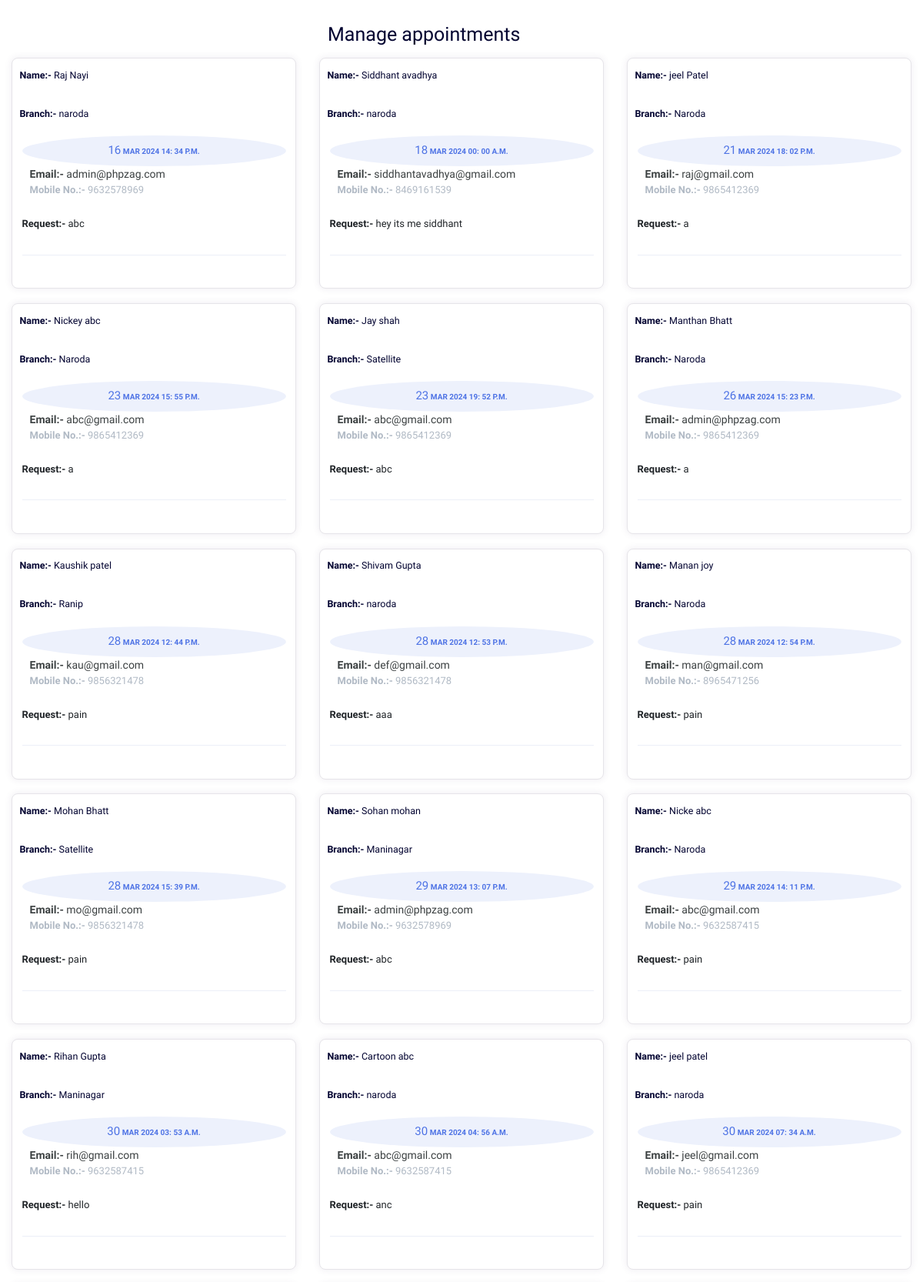
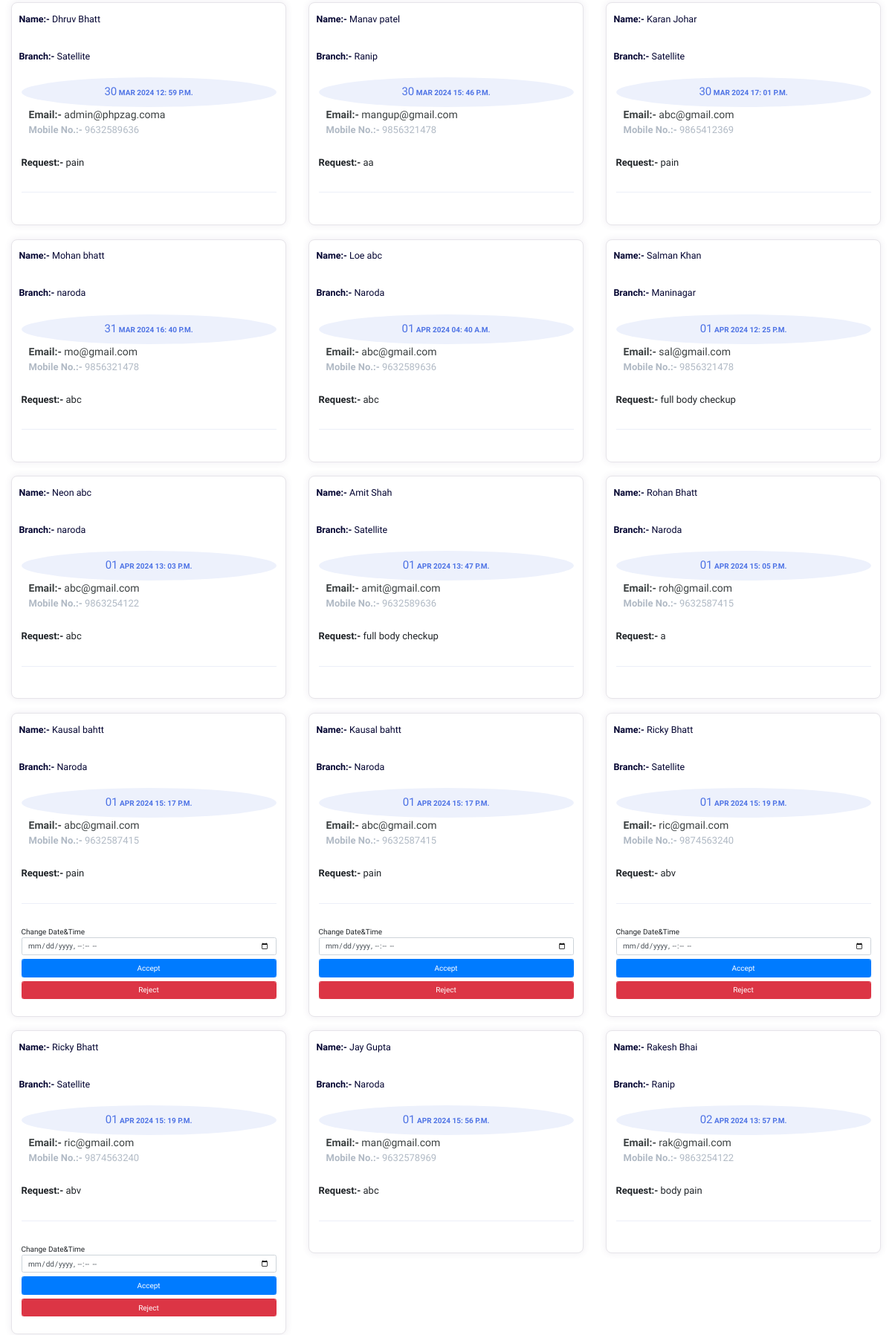
Screenshot of /manage-appointment/ (signed in, upper part) with the database file from the repository (2 pictures, top to bottom).
### Home/models.py (models this page shows, shortened)
class Appointment(models.Model):
    first_name= models.CharField(max_length=50)
    last_name= models.CharField(max_length=50)
    email= models.CharField(max_length=50)
    phone= models.CharField(max_length=50)
    request= models.TextField(blank=True)
    sent_date = models.DateTimeField()
    branch = models.CharField(max_length=50, choices=branch, default='naroda')
    accepted = models.BooleanField(default=False)
    accepted_date =models.DateTimeField(_("Date"), default=datetime.today)
    rejected=models.BooleanField(default=False)
    rejected_date =models.DateTimeField(_("Date"), default=datetime.today)
    class Meta:
        ordering = ["sent_date"]

### Home/views.py (the view)
# urls.py: path('manage-appointment/', views.ManageAppointmentTemplateView.as_view(), name='manage-appointment'),
class ManageAppointmentTemplateView(LoginRequiredMixin, ListView):
    template_name = "manage-appointments.html"
    model = Appointment
    context_object_name = "appointments"
    paginate_by = 3
    '''
    def post(self, request, *args, **kwargs):
        sent_date = request.POST.get("sent_date")
        appointment_id= request.POST.get("appointment-id")
        appointment = Appointment.objects.get(id=appointment_id)
        appointment.accepted = True
        appointment.accepted_date= datetime.now()
        appointment.save()

        data = {
            "fname": appointment.first_name,
            "sent_date": sent_date,
        }

        message = render_to_string('email.html', data)

        send_mail(
            "About your appointment",
            message,
            settings.EMAIL_HOST_USER,
            ['websitemycare@gmail.com'],
            html_message=message,
        )

        messages.add_message(request, messages.SUCCESS, f"{date}")
        return HttpResponseRedirect(request.path)
        '''
    def post(self, request, *args, **kwargs):
        sent_date = request.POST.get("sent_date")
        appointment_id= request.POST.get("appointment-id")
        appointment = Appointment.objects.get(id=appointment_id)
        appointment.accepted = True
        appointment.accepted_date= datetime.now()
        appointment.rejected = False
        appointment.save()
        data = {
            "fname": appointment.first_name,
            "sent_date": appointment.sent_date,
        }
        message = render_to_string('email.html', data)
        send_mail(
            "About your appointment",
            message,
            settings.EMAIL_HOST_USER,
            ['websitemycare@gmail.com'],
            html_message=message,
        )
        messages.add_message(request, messages.SUCCESS, f"Successfully Accept Appointment")
        return HttpResponseRedirect(request.path)
    def get_context_data(self, *args, **kwargs):
        context=super().get_context_data(*args, **kwargs)
        appointments=Appointment.objects.all()
        context.update({
            "appointments":appointments,
        })
        return context

### templates/manage-appointments.html (shortened to what this page needs)
{% load static %}
<!DOCTYPE html>
<html class="no-js" lang="zxx">
<head>
    <link rel="stylesheet" href="{% static 'assets/css/bootstrap.min.css' %}">
    <link rel="stylesheet" href="{% static 'assets/css/owl.carousel.min.css' %}">
    <link rel="stylesheet" href="{% static 'assets/css/slicknav.css' %}">
    <link rel="stylesheet" href="{% static 'assets/css/flaticon.css' %}">
    <link rel="stylesheet" href="{% static 'assets/css/gijgo.css' %}">
    <link rel="stylesheet" href="{% static 'assets/css/animate.min.css' %}">
    <link rel="stylesheet" href="{% static 'assets/css/animated-headline.css' %}">
    <link rel="stylesheet" href="{% static 'assets/css/magnific-popup.css' %}">
    <link rel="stylesheet" href="{% static 'assets/css/fontawesome-all.min.css' %}">
    <link rel="stylesheet" href="{% static 'assets/css/themify-icons.css' %}">
    <link rel="stylesheet" href="{% static 'assets/css/slick.css' %}">
    <link rel="stylesheet" href="{% static 'assets/css/nice-select.css' %}">
    <link rel="stylesheet" href="{% static 'assets/css/style.css' %}">
</head>
<body>
    <div class="container mt-5">
        <div class="col-11 text-center mt-4 mb-4">
            <h1>
                Manage appointments
            </h1>
        </div>
        <div class="row">
        {% for app in appointments %}
            <div class="col-lg-4">
                <div class="card card-margin">
                    <div class="card-header no-border">
                        <h5 class="card-title"><strong>Name:-</strong> {{app.first_name}} {{app.last_name}}</h5>
                    </div>
                    <div class="card-header no-border">
                    <h5 class="card-title"><strong>Branch:-</strong> {{app.branch}}</h5>
                    </div>
                    <div class="card-body pt-0">
                        <div class="widget-49">
                            <div class="widget-49-title-wrapper">
                                <div class="widget-49-date-primary w-100 h-200">
                                    <strong><span class="widget-49-date-day">{{app.sent_date|date:"d"}}</span>
                                    <span class="widget-49-date-month">{{app.sent_date|date:"M"}}</span>
                                    <span class="widget-49-date-month">{{app.sent_date|date:"Y"}}</span>
                                    <span class="widget-49-date-month">{{app.sent_date|date:"H"}}:
                                    <span class="widget-49-date-month">{{app.sent_date|date:"i"}}</span>
                                    <span class="widget-49-date-month">{{app.sent_date|date:"a"}}</span></strong>
                                </div>
                              </div>
                                <div class="widget-49-title-wrapper">
                                <div class="widget-49-meeting-info">
                                    <span class="widget-49-pro-title"><strong>Email:-</strong> {{app.email}}</span>
                                    <span class="widget-49-meeting-time"><strong>Mobile No.:-</strong> {{app.phone}}</span>
                                </div>
                              </div>
                            <div class="widget-49-meeting-points">
                                <br><span><strong>Request:-</strong> {{app.request}}</span>
                            </div>
                            <hr class="w-100">
                            {% if app.accepted == False %}
                            <form method="POST" action="{% url 'manage-appointment' %}">
                            <div class="form-group">
                                Change Date&Time<input type="datetime-local" name="sent_date" class="form-control mb-2"
                                    placeholder="dd-mm-yyyy" value=""
                                    min="1997-01-01" max="2030-12-31">
                                <input class="btn-block btn-primary form-control" type="submit" value="Accept">
                                <input class="btn-block btn-danger form-control" type="submit" value="Reject">
                            </div>
                          </form>
                          {% endif %}
                        </div>
                    </div>
                </div>
            </div>
        {% endfor %}
        </div>
</body>
</html>

### templates/manage-appointments.html (style rules this page uses)
.card-margin { margin-bottom: 1.875rem; }
.card { border: 0; box-shadow: 0px 0px 10px 0px rgba(82, 63, 105, 0.1); -webkit-box-shadow: 0px 0px 10px 0px rgba(82, 63, 105, 0.1); -moz-box-shadow: 0px 0px 10px 0px rgba(82, 63, 105, 0.1); -ms-box-shadow: 0px 0px 10px 0px rgba(82, 63, 105, 0.1); }
.card { position: relative; display: flex; flex-direction: column; min-width: 0; word-wrap: break-word; background-color: #ffffff; background-clip: border-box; border: 1px solid #e6e4e9; border-radius: 8px; }
.card .card-header.no-border { border: 0; }
.card .card-header { background: none; padding: 0 0.9375rem; font-weight: 500; display: flex; align-items: center; min-height: 50px; }
.card-header:first-child { border-radius: calc(8px - 1px) calc(8px - 1px) 0 0; }
.widget-49 .widget-49-title-wrapper { display: flex; align-items: center; }
.widget-49 .widget-49-title-wrapper .widget-49-date-primary { display: flex; align-items: center; justify-content: center; flex-direction: column; background-color: #edf1fc; width: 4rem; height: 4rem; border-radius: 50%; }
.widget-49 .widget-49-title-wrapper .widget-49-date-primary .widget-49-date-day { color: #4e73e5; font-weight: 500; font-size: 1.5rem; line-height: 1; }
.widget-49 .widget-49-title-wrapper .widget-49-date-primary .widget-49-date-month { color: #4e73e5; line-height: 1; font-size: 1rem; text-transform: uppercase; }
.widget-49 .widget-49-title-wrapper .widget-49-meeting-info { display: flex; flex-direction: column; margin-left: 1rem; }
.widget-49 .widget-49-title-wrapper .widget-49-meeting-info .widget-49-pro-title { color: #3c4142; font-size: 14px; }
.widget-49 .widget-49-title-wrapper .widget-49-meeting-info .widget-49-meeting-time { color: #B1BAC5; font-size: 13px; }
.widget-49 .widget-49-meeting-points { font-weight: 400; font-size: 13px; margin-top: .5rem; }

### rows the page displays
Appointment: first_name "Raj", last_name "Nayi", branch "naroda", sent_date "16", sent_date "MAR", sent_date "2024", sent_date "14", sent_date "34", sent_date "P.M.", email "admin@phpzag.com", phone "9632578969", request "abc"
Appointment: first_name "Siddhant", last_name "avadhya", branch "naroda", sent_date "18", sent_date "MAR", sent_date "2024", sent_date "00", sent_date "A.M.", email "siddhantavadhya@gmail.com", phone "8469161539", request "hey its me siddhant"
Appointment: first_name "jeel", last_name "Patel", branch "Naroda", sent_date "21", sent_date "MAR", sent_date "2024", sent_date "18", sent_date "02", sent_date "P.M.", email "raj@gmail.com", phone "9865412369", request "a"
Appointment: first_name "Nickey", last_name "abc", branch "Naroda", sent_date "23", sent_date "MAR", sent_date "2024", sent_date "15", sent_date "55", sent_date "P.M.", email "abc@gmail.com", phone "9865412369", request "a"
Appointment: first_name "Jay", last_name "shah", branch "Satellite", sent_date "23", sent_date "MAR", sent_date "2024", sent_date "19", sent_date "52", sent_date "P.M.", email "abc@gmail.com", phone "9865412369", request "abc"
Appointment: first_name "Manthan", last_name "Bhatt", branch "Naroda", sent_date "26", sent_date "MAR", sent_date "2024", sent_date "15", sent_date "23", sent_date "P.M.", email "admin@phpzag.com", phone "9865412369", request "a"
Appointment: first_name "Kaushik", last_name "patel", branch "Ranip", sent_date "28", sent_date "MAR", sent_date "2024", sent_date "12", sent_date "44", sent_date "P.M.", email "kau@gmail.com", phone "9856321478", request "pain"
Appointment: first_name "Shivam", last_name "Gupta", branch "naroda", sent_date "28", sent_date "MAR", sent_date "2024", sent_date "12", sent_date "53", sent_date "P.M.", email "def@gmail.com", phone "9856321478", request "aaa"
Appointment: first_name "Manan", last_name "joy", branch "Naroda", sent_date "28", sent_date "MAR", sent_date "2024", sent_date "12", sent_date "54", sent_date "P.M.", email "man@gmail.com", phone "8965471256", request "pain"
Appointment: first_name "Mohan", last_name "Bhatt", branch "Satellite", sent_date "28", sent_date "MAR", sent_date "2024", sent_date "15", sent_date "39", sent_date "P.M.", email "mo@gmail.com", phone "9856321478", request "pain"
Appointment: first_name "Sohan", last_name "mohan", branch "Maninagar", sent_date "29", sent_date "MAR", sent_date "2024", sent_date "13", sent_date "07", sent_date "P.M.", email "admin@phpzag.com", phone "9632578969", request "abc"
Appointment: first_name "Nicke", last_name "abc", branch "Naroda", sent_date "29", sent_date "MAR", sent_date "2024", sent_date "14", sent_date "11", sent_date "P.M.", email "abc@gmail.com", phone "9632587415", request "pain"
Appointment: first_name "Rihan", last_name "Gupta", branch "Maninagar", sent_date "30", sent_date "MAR", sent_date "2024", sent_date "03", sent_date "53", sent_date "A.M.", email "rih@gmail.com", phone "9632587415", request "hello"
Appointment: first_name "Cartoon", last_name "abc", branch "naroda", sent_date "30", sent_date "MAR", sent_date "2024", sent_date "04", sent_date "56", sent_date "A.M.", email "abc@gmail.com", phone "9632587415", request "anc"
Appointment: first_name "jeel", last_name "patel", branch "naroda", sent_date "30", sent_date "MAR", sent_date "2024", sent_date "07", sent_date "34", sent_date "A.M.", email "jeel@gmail.com", phone "9865412369", request "pain"
Appointment: first_name "Dhruv", last_name "Bhatt", branch "Satellite", sent_date "30", sent_date "MAR", sent_date "2024", sent_date "12", sent_date "59", sent_date "P.M.", email "admin@phpzag.coma", phone "9632589636", request "pain"
Appointment: first_name "Manav", last_name "patel", branch "Ranip", sent_date "30", sent_date "MAR", sent_date "2024", sent_date "15", sent_date "46", sent_date "P.M.", email "mangup@gmail.com", phone "9856321478", request "aa"
Appointment: first_name "Karan", last_name "Johar", branch "Satellite", sent_date "30", sent_date "MAR", sent_date "2024", sent_date "17", sent_date "01", sent_date "P.M.", email "abc@gmail.com", phone "9865412369", request "pain"
Appointment: first_name "Mohan", last_name "bhatt", branch "naroda", sent_date "31", sent_date "MAR", sent_date "2024", sent_date "16", sent_date "40", sent_date "P.M.", email "mo@gmail.com", phone "9856321478", request "abc"
Appointment: first_name "Loe", last_name "abc", branch "Naroda", sent_date "01", sent_date "APR", sent_date "2024", sent_date "04", sent_date "40", sent_date "A.M.", email "abc@gmail.com", phone "9632589636", request "abc"
Appointment: first_name "Salman", last_name "Khan", branch "Maninagar", sent_date "01", sent_date "APR", sent_date "2024", sent_date "12", sent_date "25", sent_date "P.M.", email "sal@gmail.com", phone "9856321478", request "full body checkup"
Appointment: first_name "Neon", last_name "abc", branch "naroda", sent_date "01", sent_date "APR", sent_date "2024", sent_date "13", sent_date "03", sent_date "P.M.", email "abc@gmail.com", phone "9863254122", request "abc"
Appointment: first_name "Amit", last_name "Shah", branch "Satellite", sent_date "01", sent_date "APR", sent_date "2024", sent_date "13", sent_date "47", sent_date "P.M.", email "amit@gmail.com", phone "9632589636", request "full body checkup"
Appointment: first_name "Rohan", last_name "Bhatt", branch "Naroda", sent_date "01", sent_date "APR", sent_date "2024", sent_date "15", sent_date "05", sent_date "P.M.", email "roh@gmail.com", phone "9632587415", request "a"
Appointment: first_name "Kausal", last_name "bahtt", branch "Naroda", sent_date "01", sent_date "APR", sent_date "2024", sent_date "15", sent_date "17", sent_date "P.M.", email "abc@gmail.com", phone "9632587415", request "pain"
Appointment: first_name "Kausal", last_name "bahtt", branch "Naroda", sent_date "01", sent_date "APR", sent_date "2024", sent_date "15", sent_date "17", sent_date "P.M.", email "abc@gmail.com", phone "9632587415", request "pain"
Appointment: first_name "Ricky", last_name "Bhatt", branch "Satellite", sent_date "01", sent_date "APR", sent_date "2024", sent_date "15", sent_date "19", sent_date "P.M.", email "ric@gmail.com", phone "9874563240", request "abv"
Appointment: first_name "Ricky", last_name "Bhatt", branch "Satellite", sent_date "01", sent_date "APR", sent_date "2024", sent_date "15", sent_date "19", sent_date "P.M.", email "ric@gmail.com", phone "9874563240", request "abv"
Appointment: first_name "Jay", last_name "Gupta", branch "Naroda", sent_date "01", sent_date "APR", sent_date "2024", sent_date "15", sent_date "56", sent_date "P.M.", email "man@gmail.com", phone "9632578969", request "abc"
Appointment: first_name "Rakesh", last_name "Bhai", branch "Ranip", sent_date "02", sent_date "APR", sent_date "2024", sent_date "13", sent_date "57", sent_date "P.M.", email "rak@gmail.com", phone "9863254122", request "body pain"
